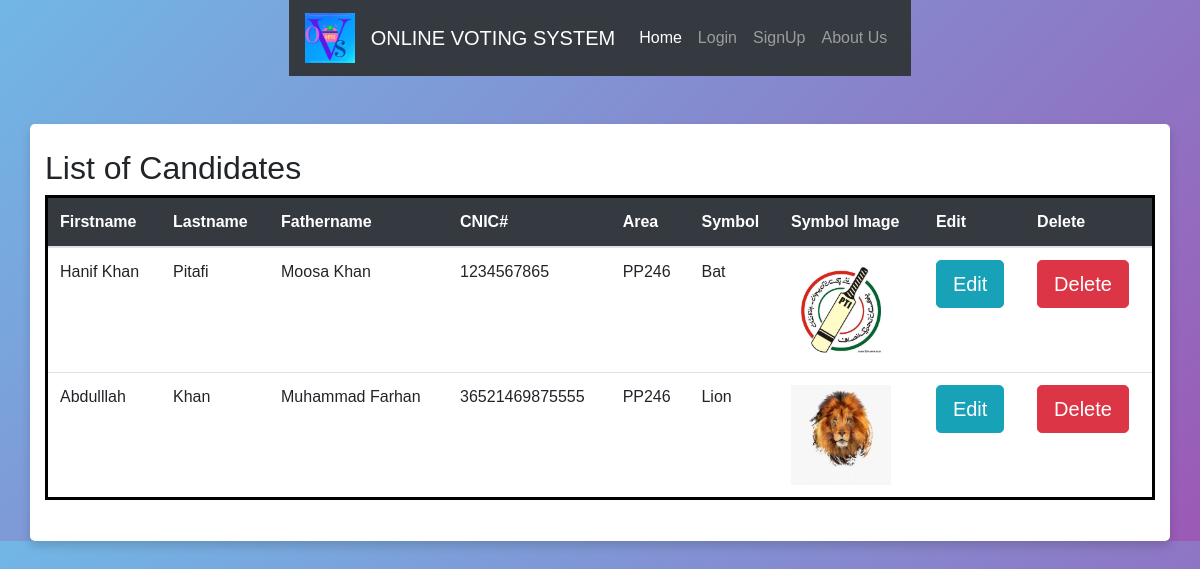
Screenshot of /candidates_list.php with the database file from the repository.
### tables this page shows
CREATE TABLE `candidates` (
  `id` int(11) NOT NULL,
  `first_name` varchar(255) NOT NULL,
  `last_name` varchar(255) NOT NULL,
  `father_name` varchar(255) NOT NULL,
  `cnic` varchar(255) NOT NULL,
  `area` varchar(255) NOT NULL,
  `symbol` varchar(255) NOT NULL,
  `symbol_image` varchar(255) NOT NULL
);

### candidates_list.php (the view, shortened to what this page needs)
<!DOCTYPE html>
<html lang="en">
<head>
  <link rel="stylesheet" href="style.css">
</head>
<body>
  <?php
require_once "header.php";
$candidate_select_query = "SELECT * FROM `candidates`";
			$candidate_query_run = mysqli_query($connect , $candidate_select_query);
?>
<div class="container mt-5">
  <h2>List of Candidates</h2>
  <table class="table">
    <thead class="table-dark">
      <tr>
        <th>Firstname</th>
        <th>Lastname</th>
        <th>Fathername</th>
        <th>CNIC#</th>
        <th>Area</th>
        <th>Symbol</th>
        <th>Symbol Image</th>
        <th>Edit</th>
        <th>Delete</th>
      </tr>
    </thead>
    <tbody>
        <?php while($candidates= mysqli_fetch_assoc($candidate_query_run)){?>
      <tr>
        <td><?php echo $candidates['first_name']; ?></td>
        <td><?php echo $candidates['last_name']; ?></td>
        <td><?php echo $candidates['father_name']; ?></td>
        <td><?php echo $candidates['cnic']; ?></td>
        <td><?php echo $candidates['area']; ?></td>
        <td><?php echo $candidates['symbol']; ?></td>
        <td><img src="<?php echo $candidates['symbol_image']; ?>" height="100px" width="100px"> </td>
        <td><a type="submit" class="btn btn-info btn-lg" href="update_candidate.php?updatecandidate=<?php echo $candidates['id']; ?>">Edit</a></td>
        <td><a type="submit" class="btn btn-danger btn-lg" href="delete_candidate_action.php?delete=<?php echo $candidates['id']; ?>">Delete</a></td>
      </tr>
      <?php } ?>
    </tbody>
  </table>
</div>
</body>
</html>

### header.php (shortened to what this page needs)
<?php require_once "conectDB.php";
?>
<!DOCTYPE html>
<html lang="en">
<head>
  <link rel="stylesheet" href="https://stackpath.bootstrapcdn.com/bootstrap/4.4.1/css/bootstrap.min.css">
</head>
<body>
  <nav class="navbar navbar-expand-lg navbar-dark bg-dark">
  <a class="navbar-brand" href="#">
      <img src="O.png" width="50" height="50" class="d-inline-block align-top" alt="">
    </a>
    <a class="navbar-brand"> ONLINE VOTING SYSTEM</a>
    <div class="collapse navbar-collapse" id="navbarSupportedContent">
      <ul class="navbar-nav mr-auto">
        <?php
        if (isset($_SESSION['aid'])) {
          $admin = $_SESSION['aid'];
          $query1 = mysqli_query($connect, "SELECT * from admin WHERE id='$admin'");
          $profile_admin = mysqli_fetch_assoc($query1);
          $admin_id = $profile_admin['id'];
          $name1 = $profile_admin['first_name'] . ' ' . $profile_admin['last_name'];
          echo "<li class='nav-item'> <a class='nav-link active' href='admin_home.php'><i class='fa-solid fa-house'></i>Home</a> </li>
          <li class='nav-item'> <a class='nav-link active' href='view_profiles_list.php'>Profiles</a> </li>
  <div class='collapse navbar-collapse'>
  <ul class='navbar-nav ml-auto'>
      <li class='nav-item dropdown'>
          <a class='nav-link dropdown-toggle' href='#' role='button' data-toggle='dropdown'> Manage Candidates </a>
          <ul class='dropdown-menu'> <li><a class='dropdown-item' href='add_candidate.php'>Add Candidate</a></li>
          <li><a class='dropdown-item' href='candidates_list.php'>View Candidate</a></li> </ul>
          </li>
          </ul>
        </div>
        <div class='collapse navbar-collapse'>
        <ul class='navbar-nav ml-auto'>
            <li class='nav-item dropdown'>
                <a class='nav-link dropdown-toggle' href='#' role='button' data-toggle='dropdown'> Manage Positions </a>
                <ul class='dropdown-menu'> <li><a class='dropdown-item' href='add_position.php'>Add Position</a></li>
                <li><a class='dropdown-item' href='position_list.php'>View Position</a></li> </ul>
                </li>
                </ul>
              </div>
              <div class='collapse navbar-collapse'>
              <ul class='navbar-nav ml-auto'>
                  <li class='nav-item dropdown'>
                      <a class='nav-link dropdown-toggle' href='#' role='button' data-toggle='dropdown'> Polls </a>
                      <ul class='dropdown-menu'> <li><a class='dropdown-item' href='add_poll.php'>Add Poll</a></li>
                      <li><a class='dropdown-item' href='poll_list.php'>View Polls</a></li>
                      <li><a class='dropdown-item' href='poll_result.php'>Check Poll Result</a></li> </ul>
                      </li>
                      </ul>
                    </div>
  <div class='collapse navbar-collapse'>
  <ul class='navbar-nav ml-auto'>
      <li class='nav-item dropdown'>
          <a class='nav-link dropdown-toggle' href='#' role='button' data-toggle='dropdown'> $name1 </a>
          <ul class='dropdown-menu'> <li><a class='dropdown-item' href='admin_profile.php'>Admin Profile</a></li>
          <li><a class='dropdown-item' href='update_pass.php?updatepass=$admin_id'>Update Password</a></li>
          <li><a class='dropdown-item' href='logout.php'>Logout</a></li> </ul>
      </li>
  </ul>
</div>
      </li>
  </ul>
</div>
  ";
        } else {
          echo " <li class='nav-item active'> <a class='nav-link' href='index.php'>Home <span class='sr-only'>(current)</span></a> </li>
          <li class='nav-item'> <a class='nav-link' href='login.php'>Login</a> </li>
          <li class='nav-item'> <a class='nav-link' href='signup.php'>SignUp</a> </li>
          <li class='nav-item'> <a class='nav-link' href='About.php'>About Us</a> </li> ";
        } ?>
      </ul>
    </div>
  </nav>
</body>
</html>

### style.css (style rules this page uses)
body { font-family: "Times New Roman", Times, serif; }
* { margin: 0; padding: 0; box-sizing: border-box; font-family: 'Poppins', sans-serif; }
html,body { width: 100%; place-items: center; background: linear-gradient(135deg, #71b7e6, #9b59b6); }
.table { border: solid black; }
.container { background-color: #fff; padding: 25px 30px; border-radius: 5px; box-shadow: 0 5px 10px rgba(0,0,0,0.15); }

### header.php (style rules this page uses)
body { font-family: "Times New Roman", Times, serif; }

### rows the page displays
candidates: first_name "Hanif Khan", last_name "Pitafi", father_name "Moosa Khan", cnic "1234567865", area "PP246", symbol "Bat", symbol_image (picture)
candidates: first_name "Abdulllah", last_name "Khan", father_name "Muhammad Farhan", cnic "36521469875555", area "PP246", symbol "Lion", symbol_image (picture)
